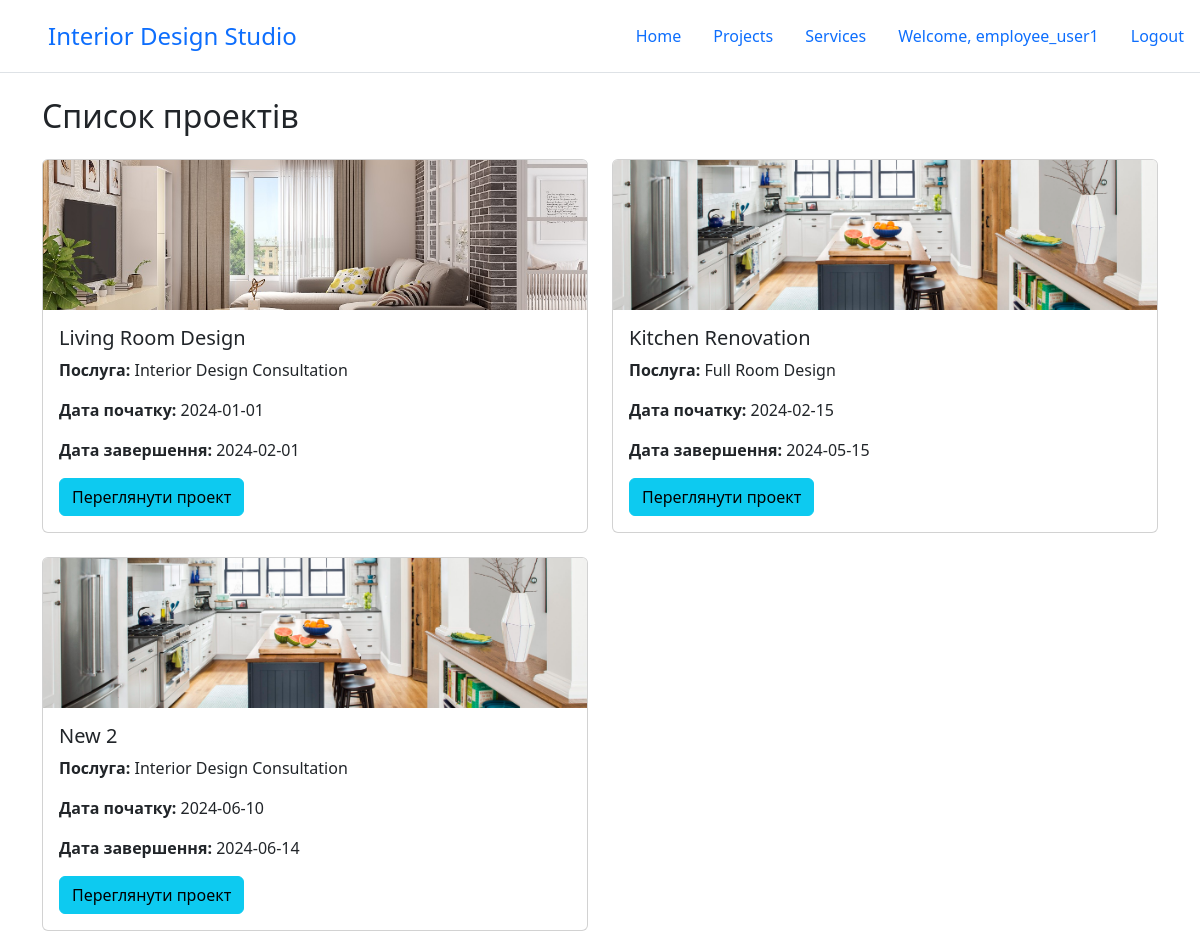
Page /InteriorDesignStudio/Project/list (signed in) on the committed database.
### tables this page shows
CREATE TABLE `Projects` (
  `ProjectID` int(11) NOT NULL,
  `CreatorID` int(11) DEFAULT NULL,
  `ClientID` int(11) DEFAULT NULL,
  `ServiceID` int(11) DEFAULT NULL,
  `ProjectName` varchar(100) NOT NULL,
  `StartDate` date DEFAULT NULL,
  `EndDate` date DEFAULT NULL,
  `Status` varchar(50) DEFAULT NULL,
  `Budget` decimal(10,2) DEFAULT NULL,
  `PhotoPath` varchar(255) DEFAULT NULL
);

CREATE TABLE `Services` (
  `ServiceID` int(11) NOT NULL,
  `ServiceName` varchar(100) NOT NULL,
  `Description` text,
  `Price` decimal(10,2) NOT NULL
);

### InteriorDesignStudio/InteriorDesignStudio/core/Template.php (called while the page is built, shortened)
<?php
class Template
{
    protected $path;
    public function __construct($path)
    {
        $this->path = $path;
    }
    public function getHTML() {
        include($this->path);
        $html = ob_get_contents();
        return $html;
    }
}

### InteriorDesignStudio/InteriorDesignStudio/core/Controller.php (called while the page is built, shortened)
<?php
class Controller
{
    public function render($viewPath = null, $params = null) {
        $tpl = new Template($viewPath);
        if (!empty($params))
            $tpl->setParams($params);
        return $tpl->getHTML();
    }
}

### InteriorDesignStudio/InteriorDesignStudio/controllers/ProjectController.php (called while the page is built, shortened)
<?php
class ProjectController extends Controller
{
    public function listAction()
    {
        $projects = Project::getProjects();
        return $this->render('views/project/list.php', ['projects' => $projects]);
    }
}

### InteriorDesignStudio/index.php (called while the page is built, shortened)
<?php
spl_autoload_register(function ($className) {
    $path = $className . '.php';
});
$core = core\Core::getInstance();
$core->Initialize();
$core->Run();

### InteriorDesignStudio/InteriorDesignStudio/models/Project.php (called while the page is built, shortened)
<?php
class Project
{
    protected static $tableName = 'Projects';
    public static function getProjects()
    {
        $fields = [
            'Projects.ProjectID',
            'Projects.ProjectName',
            'Projects.StartDate',
            'Projects.EndDate',
            'Projects.Status',
            'Projects.Budget',
            'Projects.PhotoPath',
            'UsersCreator.Username AS CreatorUsername',
            'UsersClient.Username AS ClientUsername',
            'Services.ServiceName'
        ];
        $joinArray = [
            [
                'table' => 'Users AS UsersCreator',
                'on' => 'Projects.CreatorID = UsersCreator.UserID',
                'type' => 'LEFT'
            ],
            [
                'table' => 'Users AS UsersClient',
                'on' => 'Projects.ClientID = UsersClient.UserID',
                'type' => 'LEFT'
            ],
            [
                'table' => 'Services',
                'on' => 'Projects.ServiceID = Services.ServiceID',
                'type' => 'LEFT'
            ]
        ];
        return \core\Core::getInstance()->db->selectWithJoin(self::$tableName, $fields, $joinArray);
    }
}

### InteriorDesignStudio/InteriorDesignStudio/core/DB.php (called while the page is built, shortened)
<?php
class DB
{
    protected $pdo;
    public function __construct($hostname, $login, $password, $database) {
        $this->pdo = new \PDO("mysql: host={$hostname};dbname={$database}",
            $login, $password);
    }
    public function selectWithJoin(string $tableName, $fieldsList = "*", $joinArray = [], $conditionArray = null) {
        if (is_array($fieldsList))
            $fieldsListString = implode(', ', $fieldsList);
        $joinPartString = "";
        if (!empty($joinArray)) {
            foreach ($joinArray as $join) {
                $joinType = isset($join['type']) ? $join['type'] : 'INNER';
                $joinPartString .= " {$joinType} JOIN {$join['table']} ON {$join['on']} ";
            }
        }
        $wherePartString = "";
        $res = $this->pdo->prepare(
            "SELECT {$fieldsListString} FROM {$tableName} {$joinPartString} {$wherePartString}");
        $res->execute($conditionArray);
        return $res->fetchAll(\PDO::FETCH_ASSOC);
    }
}

### InteriorDesignStudio/views/project/list.php (the view, shortened to what this page needs)
<h2 class="mb-4">Список проектів</h2>
<div class="row row-cols-1 row-cols-md-2 g-4 mb-3">
    <?php foreach ($projects as $project): ?>
        <div class="col">
            <div class="card h-100">
                <img src="/files/projects/<?= htmlspecialchars($project['PhotoPath']) ?>" class="card-img-top" alt="<?= htmlspecialchars($project['ProjectName']) ?>" style="max-height: 150px; object-fit: cover;">
                <div class="card-body">
                    <h5 class="card-title"><?= htmlspecialchars($project['ProjectName']) ?></h5>
                    <p class="card-text"><strong>Послуга:</strong> <?= htmlspecialchars($project['ServiceName']) ?></p>
                    <p class="card-text"><strong>Дата початку:</strong> <?= htmlspecialchars($project['StartDate']) ?></p>
                    <p class="card-text"><strong>Дата завершення:</strong> <?= htmlspecialchars($project['EndDate']) ?></p>
                    <a href="/project/view/<?= $project['ProjectID'] ?>" class="btn btn-info">Переглянути проект</a>
                </div>
            </div>
        </div>
    <?php endforeach; ?>
</div>

### rows in the picture
projects: PhotoPath (picture), ProjectName "Living Room Design", ServiceID.ServiceName "Interior Design Consultation", StartDate "2024-01-01", EndDate "2024-02-01"
projects: PhotoPath (picture), ProjectName "Kitchen Renovation", ServiceID.ServiceName "Full Room Design", StartDate "2024-02-15", EndDate "2024-05-15"
projects: PhotoPath (picture), ProjectName "New 2", ServiceID.ServiceName "Interior Design Consultation", StartDate "2024-06-10", EndDate "2024-06-14"

### other values in the picture
User::getFullName($user) "employee_user1"
